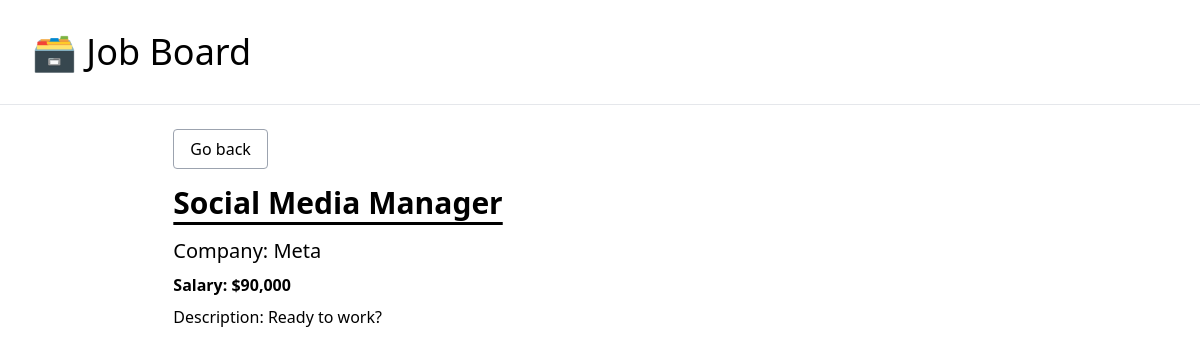
The app's page /job/1/ with its own data.
### job_board/models.py (models this page shows, shortened)
class JobPosting(models.Model):
    title = models.CharField(max_length=100)
    description = models.TextField()
    company = models.CharField(max_length=100)
    salary = models.IntegerField()
    is_active = models.BooleanField(default=False)

### job_board/views.py (the view)
# urls.py: path('job/<int:pk>/', job_details, name='job-detail'),
def job_details(request, pk):
    job_posting = get_object_or_404(JobPosting, pk=pk, is_active=True)
    context = {
        'posting': job_posting
    }
    return render(request, 'job_board/detail.html', context)

### job_board/templates/job_board/detail.html
{% extends 'job_board/_base.html' %} {% load humanize %} {% block content %}
<div class="w-10/12 mx-auto">
  <p class="pb-6">
    <a
      href="{% url 'home' %}"
      class="border border-gray-400 rounded px-4 py-2 hover:bg-gray-200"
      >Go back</a
    >
  </p>
  <h1 class="text-3xl font-semibold pb-4 underline underline-offset-8">
    {{posting.title|title}}
  </h1>
  <p class="pb-2 text-xl">Company: {{posting.company}}</p>
  <p class="pb-2 font-semibold">Salary: ${{posting.salary|intcomma}}</p>
  <p>Description: {{posting.description}}</p>
</div>
{% endblock content %}

### records on screen
JobPosting: title "Social Media Manager", company "Meta", salary "90,000", description "Ready to work?"
